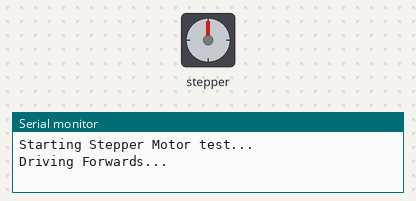
The sketch below on a simulated Arduino Uno, built with avr-gcc and run on an emulated ATmega328P. Shown: stepper motor, the last lines printed to the serial monitor. Wiring (inferred from the names in the program): stepper motor driver (200 steps per turn assumed): step pin 7; direction pin 6; enable pin 5.

Above: at 0.05 s.
At 6.75 s:
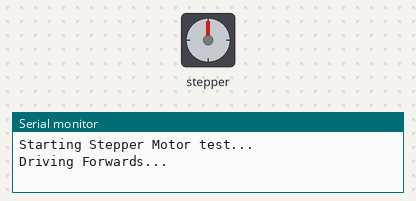
At 13.45 s:
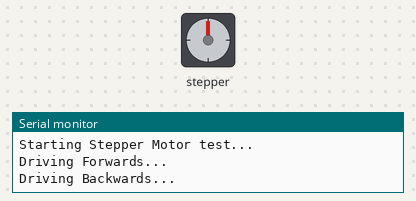
At 26.75 s:
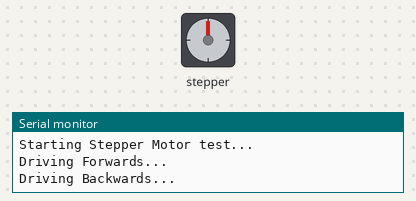
Timing chart, 0 to 34.8 s (numbered marks = the images above):
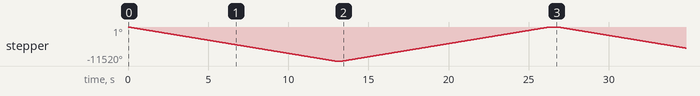

The sketch:

stepper_motor_test.ino
```cpp
int PUL=7; //define Pulse pin
int DIR=6; //define Direction pin
int ENA=5; //define Enable Pin
int del=1000;
void setup() {
  Serial.begin(9600);
  Serial.println("Starting Stepper Motor test...");
  pinMode (PUL, OUTPUT);
  pinMode (DIR, OUTPUT);
  pinMode (ENA, OUTPUT);

}

void loop() {
  Serial.println("Driving Forwards...");
  for (int i=0; i<6400; i++)    //Forward 5000 steps
  {
    digitalWrite(DIR,LOW);
    digitalWrite(ENA,LOW);
    digitalWrite(PUL,HIGH);
    delayMicroseconds(del);
    digitalWrite(PUL,LOW);
    delayMicroseconds(del);
  }
  delay(500);
  Serial.println("Driving Backwards...");
  for (int i=0; i<6400; i++)   //Backward 5000 steps
  {
    digitalWrite(DIR,HIGH);
    digitalWrite(ENA,LOW);
    digitalWrite(PUL,HIGH);
    delayMicroseconds(del);
    digitalWrite(PUL,LOW);
    delayMicroseconds(del);
  }
  delay(500);
}
```

Measured:
- by itself, stepper: turns 11520° counter-clockwise in 12.9 s, then 11520° clockwise in 12.9 s, repeating every 26.8 s
